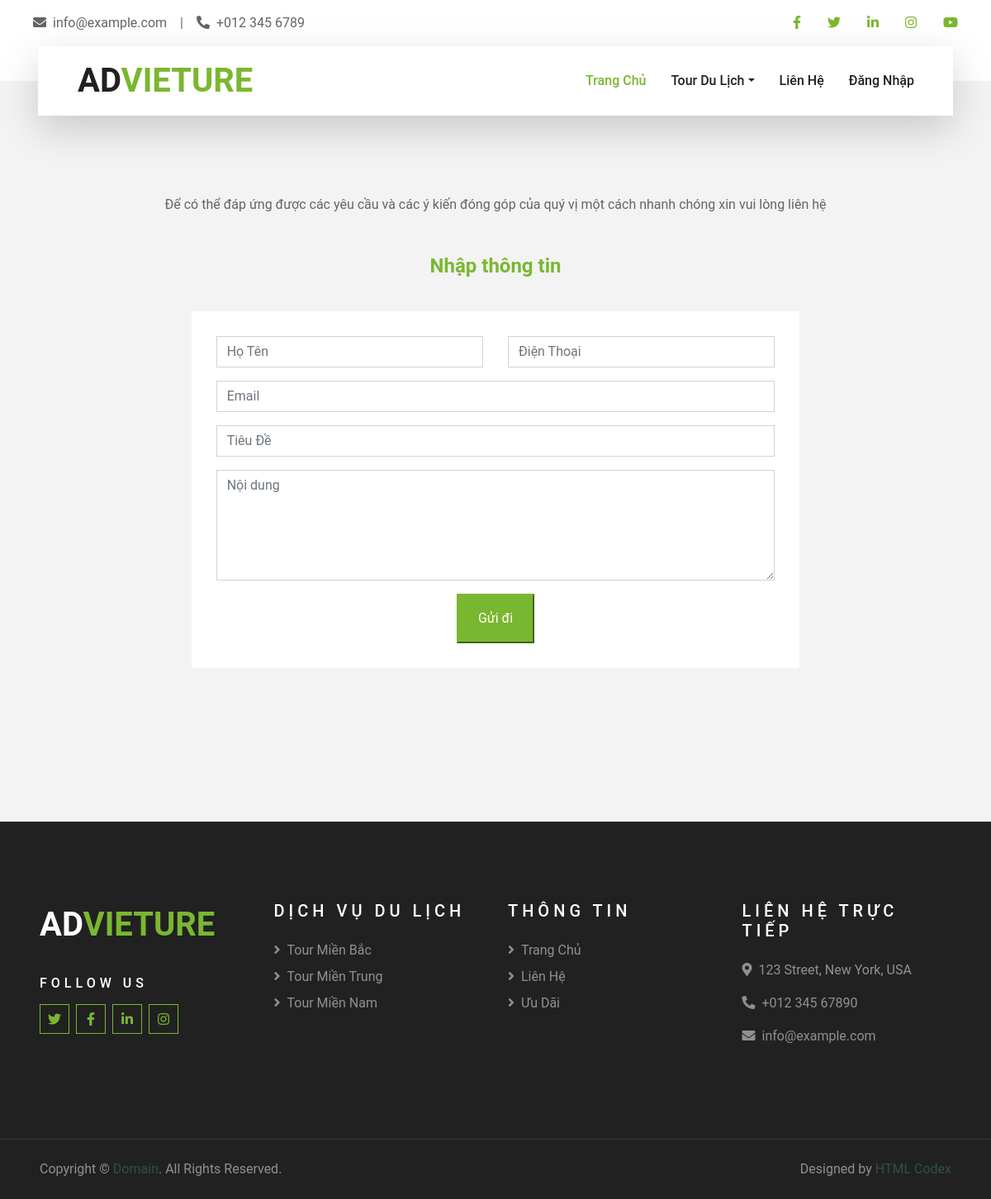
Screenshot of /lien-he with the database file from the repository.
### app_travel/models.py (models this page shows)
class Category(models.Model):
    name = models.CharField(max_length=150, unique=True)
    image = models.ImageField(
        upload_to="tours/category", default="tours/category/default.jpg"
    )
    def __str__(self):
        return self.name
    class Meta:
        verbose_name_plural ="Danh Mục Tour Nội Địa"

### app_travel/views.py (the view, shortened to what this page needs)
# urls.py: path("lien-he", contact, name="contact"),
@csrf_exempt
def contact(request):
    categories = Category.objects.all()
    result_contact = ""
    return render(
        request,
        "app_travel/contact.html",
        {"result_contact": result_contact, "categories": categories},
    )

### app_travel/templates/app_travel/contact.html (shortened to what this page needs)
{% extends "app_travel/.base.html" %}
{% load static %}
{% load humanize %}
{% block main_content %}
    <div class="container-fluid py-5">
        <div class="container py-5">
            <div class="text-center mb-3 pb-3">
                <div>Để có thể đáp ứng được các yêu cầu và các ý kiến đóng góp của quý vị một cách nhanh chóng xin vui lòng liên hệ</div>
                <h4 class="text-primary mt-5">Nhập thông tin</h4>
            </div>
            <div class="row justify-content-center">
                <div class="col-lg-8">
                    <div class="contact-form bg-white" style="padding: 30px;">
                        <form method="post">
                            <div class="row">
                                <div class="col-md-6 pb-3">
                                    <input type="text" class="form-control" placeholder="Họ Tên" name="name">
                                </div>
                                <div class="col-md-6 pb-3">
                                    <input type="text" class="form-control" placeholder="Điện Thoại" name="phone">
                                </div>
                            </div>
                            <div class="form-group">
                                <input type="email" class="form-control" placeholder="Email" name="email">
                            </div>
                            <div class="form-group">
                                <input type="text" class="form-control" placeholder="Tiêu Đề" name="subject">
                            </div>
                            <div class="form-group">
                                <textarea type="text" rows="5" class="form-control" placeholder="Nội dung" name="message"></textarea>
                            </div>
                            <div  class="text-center"><button class="btn-primary py-3 px-4" name="btnGuiThongtin" type="submit" value="Gửi"> Gửi đi</button></div>
                        </form>
                    </div>
                </div>
            </div>
        </div>
    </div>
{% endblock %}

### app_travel/templates/app_travel/.base.html (shortened to what this page needs)
{% load static%}
{% load humanize %}
<!DOCTYPE html>
<html lang="en">
<head>
    <link href="https://cdnjs.cloudflare.com/ajax/libs/font-awesome/5.10.0/css/all.min.css" rel="stylesheet">
    <link href="{% static 'app_travel/lib/owlcarousel/assets/owl.carousel.min.css' %}" rel="stylesheet">
    <link href="{% static 'app_travel/lib/tempusdominus/css/tempusdominus-bootstrap-4.min.css' %}" rel="stylesheet" />
    <link href="{% static 'app_travel/css/style.css' %}" rel="stylesheet">
</head>
<body>
    <div class="container-fluid bg-light pt-3 d-none d-lg-block">
        <div class="container">
            <div class="row">
                <div class="col-lg-6 text-center text-lg-left mb-2 mb-lg-0">
                    <div class="d-inline-flex align-items-center">
                        <p><i class="fa fa-envelope mr-2"></i>info@example.com</p>
                        <p class="text-body px-3">|</p>
                        <p><i class="fa fa-phone-alt mr-2"></i>+012 345 6789</p>
                    </div>
                </div>
                <div class="col-lg-6 text-center text-lg-right">
                    <div class="d-inline-flex align-items-center">
                        <a class="text-primary px-3" href="">
                            <i class="fab fa-facebook-f"></i>
                        </a>
                        <a class="text-primary px-3" href="">
                            <i class="fab fa-twitter"></i>
                        </a>
                        <a class="text-primary px-3" href="">
                            <i class="fab fa-linkedin-in"></i>
                        </a>
                        <a class="text-primary px-3" href="">
                            <i class="fab fa-instagram"></i>
                        </a>
                        <a class="text-primary pl-3" href="">
                            <i class="fab fa-youtube"></i>
                        </a>
                    </div>
                </div>
            </div>
        </div>
    </div>
    <div class="container-fluid position-relative nav-bar p-0">
        <div class="container-lg position-relative p-0 px-lg-3" style="z-index: 9;">
            <nav class="navbar navbar-expand-lg bg-light navbar-light shadow-lg py-3 py-lg-0 pl-3 pl-lg-5">
                <a href="{% url 'app_travel:index' %}" class="navbar-brand">
                    <h1 class="m-0 text-primary"><span class="text-dark">AD</span>VIETURE</h1>
                </a>
                <div class="collapse navbar-collapse justify-content-between px-3" id="navbarCollapse">
                    <div class="navbar-nav ml-auto py-0">
                        <a href="{% url 'app_travel:index' %}" class="nav-item nav-link active">Trang Chủ</a>
                        <div class="nav-item dropdown">
                            <a href="#" class="nav-link dropdown-toggle" data-toggle="dropdown">Tour Du Lịch</a>
                        </div>
                        <a href="{% url 'app_travel:contact' %}" class="nav-item nav-link">Liên Hệ</a>
                        {% with user=request.session.s_user %}
                        {% if not user %}
                        <a href="{% url 'app_user:login' %}" class="nav-item nav-link">Đăng Nhập</a>
                        {% endif %}
                        {% endwith %}
                    </div>
                </div>
            </nav>
        </div>
    </div>
    {% block main_content %} {% endblock %}
    <div class="container-fluid bg-dark text-white-50 py-5 px-sm-3 px-lg-5" style="margin-top: 90px;">
        <div class="row pt-5">
            <div class="col-lg-3 col-md-6 mb-5">
                <a href="{% url 'app_travel:index' %}" class="navbar-brand">
                    <h1 class="text-primary"><span class="text-white">AD</span>VIETURE</h1>
                </a>
                <h6 class="text-white text-uppercase mt-4 mb-3" style="letter-spacing: 5px;">Follow Us</h6>
                <div class="d-flex justify-content-start">
                    <a class="btn btn-outline-primary btn-square mr-2" href="#"><i class="fab fa-twitter"></i></a>
                    <a class="btn btn-outline-primary btn-square mr-2" href="#"><i class="fab fa-facebook-f"></i></a>
                    <a class="btn btn-outline-primary btn-square mr-2" href="#"><i class="fab fa-linkedin-in"></i></a>
                    <a class="btn btn-outline-primary btn-square" href="#"><i class="fab fa-instagram"></i></a>
                </div>
            </div>
            <div class="col-lg-3 col-md-6 mb-5">
                <h5 class="text-white text-uppercase mb-4" style="letter-spacing: 5px;">Dịch Vụ Du Lịch</h5>
                <div class="d-flex flex-column justify-content-start">
                    {% for category in categories %}
                    <a class="text-white-50 mb-2" href="{% url 'app_travel:tours_list' category.pk %}"><i
                            class="fa fa-angle-right mr-2"></i>{{category.name}}</a>
                    {% endfor %}
                </div>
            </div>
            <div class="col-lg-3 col-md-6 mb-5">
                <h5 class="text-white text-uppercase mb-4" style="letter-spacing: 5px;">Thông Tin</h5>
                <div class="d-flex flex-column justify-content-start">
                    <a class="text-white-50 mb-2" href="{% url 'app_travel:index' %}"><i
                            class="fa fa-angle-right mr-2"></i>Trang Chủ</a>
                    <a class="text-white-50 mb-2" href="{% url 'app_travel:contact' %}"><i
                            class="fa fa-angle-right mr-2"></i>Liên Hệ</a>
                    <a class="text-white-50 mb-2" href="#"><i class="fa fa-angle-right mr-2"></i>Ưu Dãi</a>
                </div>
            </div>
            <div class="col-lg-3 col-md-6 mb-5">
                <h5 class="text-white text-uppercase mb-4" style="letter-spacing: 5px;">Liên Hệ Trực Tiếp</h5>
                <p><i class="fa fa-map-marker-alt mr-2"></i>123 Street, New York, USA</p>
                <p><i class="fa fa-phone-alt mr-2"></i>+012 345 67890</p>
                <p><i class="fa fa-envelope mr-2"></i>info@example.com</p>
            </div>
        </div>
    </div>
    <div class="container-fluid bg-dark text-white border-top py-4 px-sm-3 px-md-5"
        style="border-color: rgba(256, 256, 256, .1) !important;">
        <div class="row">
            <div class="col-lg-6 text-center text-md-left mb-3 mb-md-0">
                <p class="m-0 text-white-50">Copyright &copy; <a href="#">Domain</a>. All Rights Reserved.</a>
                </p>
            </div>
            <div class="col-lg-6 text-center text-md-right">
                <p class="m-0 text-white-50">Designed by <a href="https://htmlcodex.com">HTML Codex</a>
                </p>
            </div>
        </div>
    </div>
    <link rel="stylesheet" href="https://code.jquery.com/ui/1.13.3/themes/base/jquery-ui.css">
</body>
</html>

### rows the page displays
Category: name "Tour Miền Bắc"
Category: name "Tour Miền Trung"
Category: name "Tour Miền Nam"
